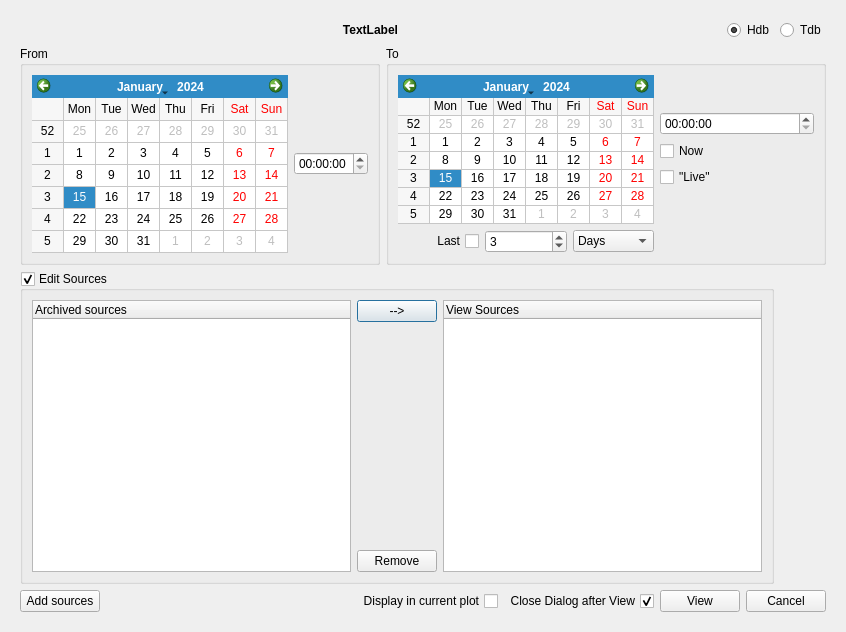
<?xml version="1.0" encoding="UTF-8"?>
<ui version="4.0">
 <class>ConfigWidget</class>
 <widget class="QDialog" name="ConfigWidget">
  <property name="geometry">
   <rect>
    <x>0</x>
    <y>0</y>
    <width>846</width>
    <height>632</height>
   </rect>
  </property>
  <property name="windowTitle">
   <string>Dialog</string>
  </property>
  <layout class="QVBoxLayout" name="verticalLayout_2">
   <item>
    <widget class="QStackedWidget" name="stackedWidget">
     <property name="currentIndex">
      <number>0</number>
     </property>
     <widget class="QWidget" name="page">
      <layout class="QGridLayout" name="gridLayout_5">
       <item row="0" column="0">
        <widget class="QLabel" name="labelSource">
         <property name="sizePolicy">
          <sizepolicy hsizetype="Preferred" vsizetype="Preferred">
           <horstretch>1</horstretch>
           <verstretch>0</verstretch>
          </sizepolicy>
         </property>
         <property name="font">
          <font>
           <weight>75</weight>
           <bold>true</bold>
          </font>
         </property>
         <property name="text">
          <string>TextLabel</string>
         </property>
         <property name="alignment">
          <set>Qt::AlignCenter</set>
         </property>
        </widget>
       </item>
       <item row="0" column="1">
        <widget class="QRadioButton" name="rbHdb">
         <property name="text">
          <string>Hdb</string>
         </property>
         <property name="checked">
          <bool>true</bool>
         </property>
        </widget>
       </item>
       <item row="0" column="2">
        <widget class="QRadioButton" name="rbTdb">
         <property name="text">
          <string>Tdb</string>
         </property>
        </widget>
       </item>
       <item row="1" column="0" colspan="3">
        <layout class="QHBoxLayout" name="horizontalLayout">
         <item>
          <widget class="QGroupBox" name="gbFrom">
           <property name="title">
            <string>From</string>
           </property>
           <layout class="QGridLayout" name="gridLayout_3">
            <item row="0" column="0" colspan="2">
             <widget class="QCalendarWidget" name="calStart">
              <property name="sizePolicy">
               <sizepolicy hsizetype="Preferred" vsizetype="Preferred">
                <horstretch>0</horstretch>
                <verstretch>1</verstretch>
               </sizepolicy>
              </property>
              <property name="gridVisible">
               <bool>true</bool>
              </property>
             </widget>
            </item>
            <item row="0" column="2">
             <widget class="QTimeEdit" name="teStart">
              <property name="displayFormat">
               <string>HH:mm:ss</string>
              </property>
             </widget>
            </item>
           </layout>
          </widget>
         </item>
         <item>
          <widget class="QGroupBox" name="gbTo">
           <property name="title">
            <string>To</string>
           </property>
           <layout class="QGridLayout" name="gridLayout_2">
            <item row="0" column="0" rowspan="7" colspan="3">
             <widget class="QCalendarWidget" name="calStop">
              <property name="sizePolicy">
               <sizepolicy hsizetype="Preferred" vsizetype="Preferred">
                <horstretch>0</horstretch>
                <verstretch>1</verstretch>
               </sizepolicy>
              </property>
              <property name="gridVisible">
               <bool>true</bool>
              </property>
             </widget>
            </item>
            <item row="7" column="0">
             <widget class="QCheckBox" name="cbLastDaysHours">
              <property name="layoutDirection">
               <enum>Qt::RightToLeft</enum>
              </property>
              <property name="text">
               <string>Last</string>
              </property>
             </widget>
            </item>
            <item row="7" column="1">
             <widget class="QSpinBox" name="sbDaysHours">
              <property name="minimum">
               <number>1</number>
              </property>
              <property name="maximum">
               <number>3600</number>
              </property>
              <property name="value">
               <number>3</number>
              </property>
             </widget>
            </item>
            <item row="7" column="2">
             <widget class="QComboBox" name="cbDaysHours">
              <item>
               <property name="text">
                <string>Days</string>
               </property>
              </item>
              <item>
               <property name="text">
                <string>Hours</string>
               </property>
              </item>
              <item>
               <property name="text">
                <string>Minutes</string>
               </property>
              </item>
              <item>
               <property name="text">
                <string>Seconds</string>
               </property>
              </item>
             </widget>
            </item>
            <item row="7" column="3">
             <spacer name="horizontalSpacer_3">
              <property name="orientation">
               <enum>Qt::Horizontal</enum>
              </property>
              <property name="sizeHint" stdset="0">
               <size>
                <width>68</width>
                <height>20</height>
               </size>
              </property>
             </spacer>
            </item>
            <item row="2" column="3">
             <widget class="QTimeEdit" name="teStop">
              <property name="displayFormat">
               <string>HH:mm:ss</string>
              </property>
             </widget>
            </item>
            <item row="3" column="3">
             <widget class="QCheckBox" name="cbNow">
              <property name="text">
               <string>Now</string>
              </property>
             </widget>
            </item>
            <item row="4" column="3">
             <widget class="QCheckBox" name="cbLive">
              <property name="toolTip">
               <string>Updates the plot with the current data read
from the Tango device.</string>
              </property>
              <property name="text">
               <string>&quot;Live&quot;</string>
              </property>
             </widget>
            </item>
           </layout>
          </widget>
         </item>
        </layout>
       </item>
       <item row="2" column="0" colspan="2">
        <widget class="QGroupBox" name="gbEditSources">
         <property name="sizePolicy">
          <sizepolicy hsizetype="MinimumExpanding" vsizetype="Preferred">
           <horstretch>0</horstretch>
           <verstretch>1</verstretch>
          </sizepolicy>
         </property>
         <property name="minimumSize">
          <size>
           <width>0</width>
           <height>300</height>
          </size>
         </property>
         <property name="title">
          <string>Edit Sources</string>
         </property>
         <property name="checkable">
          <bool>true</bool>
         </property>
         <layout class="QGridLayout" name="gridLayout">
          <item row="0" column="0" rowspan="3">
           <widget class="ArchivedSourcesTreeWidget" name="twArchived">
            <column>
             <property name="text">
              <string>Archived sources</string>
             </property>
            </column>
           </widget>
          </item>
          <item row="0" column="1">
           <widget class="QPushButton" name="pbAddSrc">
            <property name="toolTip">
             <string>Add selected source</string>
            </property>
            <property name="text">
             <string>--&gt;</string>
            </property>
           </widget>
          </item>
          <item row="0" column="2" rowspan="3">
           <widget class="SourcesTreeWidget" name="twSelected">
            <column>
             <property name="text">
              <string notr="true">View Sources</string>
             </property>
            </column>
           </widget>
          </item>
          <item row="2" column="1">
           <widget class="QPushButton" name="pbRemoveSrc">
            <property name="toolTip">
             <string>Remove Selected Source</string>
            </property>
            <property name="text">
             <string>Remove</string>
            </property>
           </widget>
          </item>
         </layout>
        </widget>
       </item>
       <item row="3" column="0" colspan="3">
        <layout class="QHBoxLayout" name="horizontalLayout_2">
         <item>
          <widget class="QPushButton" name="pbAddSources">
           <property name="text">
            <string>Add sources</string>
           </property>
           <property name="checkable">
            <bool>true</bool>
           </property>
          </widget>
         </item>
         <item>
          <spacer name="horizontalSpacer">
           <property name="orientation">
            <enum>Qt::Horizontal</enum>
           </property>
           <property name="sizeHint" stdset="0">
            <size>
             <width>40</width>
             <height>20</height>
            </size>
           </property>
          </spacer>
         </item>
         <item>
          <widget class="QCheckBox" name="cbDisplayInCurrentPlot">
           <property name="layoutDirection">
            <enum>Qt::RightToLeft</enum>
           </property>
           <property name="text">
            <string>Display in current plot</string>
           </property>
          </widget>
         </item>
         <item>
          <widget class="QCheckBox" name="cbCloseAfterView">
           <property name="toolTip">
            <string>If checked, closes the dialog after the View button is clicked</string>
           </property>
           <property name="layoutDirection">
            <enum>Qt::RightToLeft</enum>
           </property>
           <property name="text">
            <string>Close Dialog after View</string>
           </property>
           <property name="checked">
            <bool>true</bool>
           </property>
          </widget>
         </item>
         <item>
          <widget class="QPushButton" name="pbView">
           <property name="toolTip">
            <string>View the Historical Data</string>
           </property>
           <property name="text">
            <string>View</string>
           </property>
          </widget>
         </item>
         <item>
          <widget class="QPushButton" name="pbCancel">
           <property name="toolTip">
            <string>Close this dialog.</string>
           </property>
           <property name="text">
            <string>Cancel</string>
           </property>
          </widget>
         </item>
        </layout>
       </item>
      </layout>
     </widget>
     <widget class="QWidget" name="page_2">
      <layout class="QGridLayout" name="gridLayout_4">
       <item row="0" column="0" colspan="3">
        <widget class="TPlotLightMarker" name="plot"/>
       </item>
       <item row="1" column="1">
        <spacer name="horizontalSpacer_2">
         <property name="orientation">
          <enum>Qt::Horizontal</enum>
         </property>
         <property name="sizeHint" stdset="0">
          <size>
           <width>716</width>
           <height>20</height>
          </size>
         </property>
        </spacer>
       </item>
       <item row="1" column="2">
        <widget class="QPushButton" name="pbConfigure">
         <property name="text">
          <string>Configure</string>
         </property>
        </widget>
       </item>
      </layout>
     </widget>
    </widget>
   </item>
  </layout>
 </widget>
 <customwidgets>
  <customwidget>
   <class>QwtPlot</class>
   <extends>QFrame</extends>
   <header>qwt_plot.h</header>
  </customwidget>
  <customwidget>
   <class>TPlotLightMarker</class>
   <extends>EPlotLightMarker</extends>
   <header>TPlotLightMarker</header>
  </customwidget>
  <customwidget>
   <class>EPlotLight</class>
   <extends>QwtPlot</extends>
   <header>EPlotLight</header>
  </customwidget>
  <customwidget>
   <class>EPlotLightMarker</class>
   <extends>EPlotLight</extends>
   <header>EPlotLightMarker</header>
  </customwidget>
  <customwidget>
   <class>ArchivedSourcesTreeWidget</class>
   <extends>QTreeWidget</extends>
   <header>archivedsourcestreewidget.h</header>
  </customwidget>
  <customwidget>
   <class>SourcesTreeWidget</class>
   <extends>QTreeWidget</extends>
   <header>sourcestreewidget.h</header>
  </customwidget>
 </customwidgets>
 <resources/>
 <connections/>
</ui>
